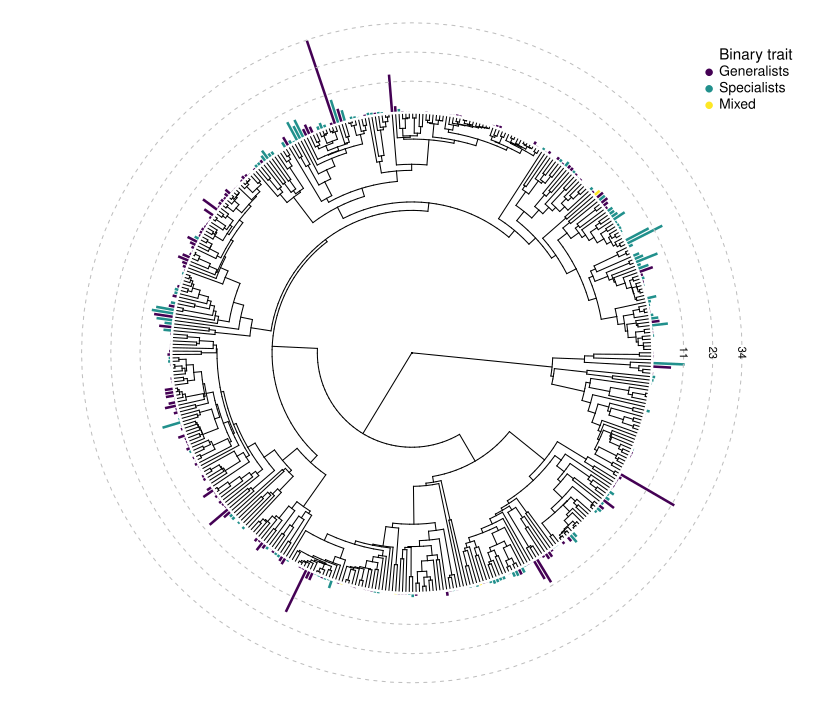

This figure's R source:
# Terrence Sylvester
# 28 August 2021
# pradakshanas@gmail.com

#load libraries
library(ape)
library(phytools)
library(plotrix)
library(ggplot2)

# helper functions
source("../rscripts/helper.functions.R")

#load data
load("../results/7a.Lepidoptera.branch.specific.rates.RData")

# make three data tables
tipRates <- tipChroms <- tipFeeding <- as.data.frame(matrix(data = NA,
                                                            ncol = 100,
                                                            nrow = Ntip(tree)))
# get colnames
colnames(tipRates) <- colnames(tipChroms) <- colnames(tipFeeding) <- paste("test",1:100)
# get row names
row.names(tipRates) <- row.names(tipChroms) <- row.names(tipFeeding) <- tree$tip.label
# fill each table

for(j in 1:100){
  tipRates[,j] <- final.results[[j]][row.names(tipRates),5]
  tipChroms[,j] <- final.results[[j]][row.names(tipChroms),2]
  tipFeeding[,j] <- final.results[[j]][row.names(tipFeeding),4]
}

# get the final result from all 100 runs
tipRateStat <- as.data.frame(matrix(data = NA,
                                    ncol = 5,
                                    nrow = Ntip(tree)))
colnames(tipRateStat) <- c("species", "genProb","chromNum","sdChrom","rate")
# fill
tipRateStat$species <- row.names(tipRates)
tipRateStat$genProb <- rowMeans(tipFeeding)
tipRateStat$rate <- rowMeans(tipRates)
tipRateStat$chromNum <- rowMeans(tipChroms)

# find species and rates with mixed binary trait
tipRateStat[tipRateStat$genProb > 0 & tipRateStat$genProb < 1,]

# assign a value to species that have a mixed binary trait
tipRateStat$genProb[tipRateStat$genProb > 0 & tipRateStat$genProb < 1] <- 2

for(i in 1:441){
  tipRateStat$sdChrom[i] <- sd(as.numeric(tipChroms[i,]))
}

# plot tree with branches
scale <- .9
plotTree.wBars(tree = tree,
               x = setNames(tipRateStat$rate + 2, tipRateStat$species),
               type = "fan",
               col = viridis::viridis(3, end = 0.8, alpha = .7)[tipRateStat$genProb+1],
               border = NA,
               lwd = 1,
               scale = scale,
               width = 1)
radi <- getRadius(scale = scale,
                  width = 1,
                  tree = tree,
                  tip.labels = FALSE,
                  trait.values = tipRateStat$rate + 2,
                  classes = 3)
# get radius for zero line
radi_0 <-  getRadius(scale = scale,
                     width = 1,
                     tree = tree,
                     tip.labels = FALSE,
                     trait.values = 2,
                     classes = 1)

#plot circles
draw.circle(x = 0,
            y = 0,
            radius = radi,
            nv=100,
            border="gray",
            col=NA,
            lty=2,
            density=NULL,
            angle=45,
            lwd=1)

# draw circle
draw.circle(x = 0,
            y = 0,
            radius = radi_0,
            nv=100,
            border="red",
            col=NA,
            lty=2,
            density=NULL,
            angle=45,
            lwd=1)

# add corresponding rate class for each rate
text(x = radi,
     y = rep(0, length(radi)),
     labels = round(as.numeric(names(radi))-2,0),
     srt = -90, 
     cex = 0.7,
     pos = 4)

text(x = radi_0,
     y = 0,
     labels = 0,
     srt = -90, 
     cex = 0.7,
     pos = 4)


# add legend
xPoints <- max(radi)

off <- 0.1

text(x = xPoints - (xPoints* off),
     y = xPoints - (xPoints* off),
     labels = "Binary trait",
     pos = 4,
     cex = .9)

points(x = rep(xPoints - (xPoints* off),3),
       y = c((xPoints - (xPoints* off)) - xPoints * 0.05,
             (xPoints - (xPoints* off)) - xPoints * 0.1,
             (xPoints - (xPoints* off)) - xPoints * 0.15),
       pch = 16,
       col = c(viridis::viridis(3,end = 0.8,direction = -1)[[2]],
               viridis::viridis(3,end = 0.8,direction = -1)[[1]],
               viridis::viridis(3,end = 0.8,direction = -1)[[3]]))
text(x = rep(xPoints - (xPoints* off),3),
     y = c((xPoints - (xPoints* off)) - xPoints * 0.05,
           (xPoints - (xPoints* off)) - xPoints * 0.1,
           (xPoints - (xPoints* off)) - xPoints * 0.15),
     labels = c("Generalists","Mixed", "Specialists"),
     pos = 4,
     cex = 0.8)

# non parametric t test
# all rates
wilcox.test(tipRateStat$rate ~ tipRateStat$genProb)
# highest rate removed
wilcox.test(tipRateStat$rate[-c(133)] ~ tipRateStat$genProb[-c(133)])
# top 3 rates removed
wilcox.test(tipRateStat$rate[-c(133,404,299)] ~ tipRateStat$genProb[-c(133,404,299)])
# top 5% removed
wilcox.test(tipRateStat$rate[(tipRateStat$rate <= quantile(tipRateStat$rate, 0.95))] ~ tipRateStat$genProb[(tipRateStat$rate <= quantile(tipRateStat$rate, 0.95))])
# only in top 5%
wilcox.test(tipRateStat$rate[(tipRateStat$rate > quantile(tipRateStat$rate, 0.95))] ~ tipRateStat$genProb[(tipRateStat$rate > quantile(tipRateStat$rate, 0.95))])

# log transformed dodged bar plot
ggplot(tipRateStat, aes(x = (rate)^2, 
                        fill = as.factor(genProb))) +
  geom_histogram(position = "dodge2",
                 binwidth = 25) +
  scale_fill_discrete("Larval feeding type",
                      labels = c("Specialists", "Generalists"), 
                      type = c("#f1a340","#998ec3")) +
  xlab(expression(paste("Species rate ", "(MY"^-1,")"))) + 
  ylab("Count") + 
  theme_bw()


# log transformed woth zero rates dodged bar plot
ggplot(tipRateStat, aes(x = log(rate + 1), 
                        fill = as.factor(genProb))) +
  geom_histogram(position = "dodge2",
                 binwidth = 0.25) +
  scale_fill_discrete("Larval feeding type",
                      labels = c("Specialists", "Generalists"), 
                      type = c("#f1a340","#998ec3")) +
  xlab(expression(paste("Species rate ", "(MY "^-1,")"))) + 
  ylab("Count") + 
  scale_x_continuous(breaks = log(c(0.01,0.1,1,10,100,1000)), 
                     labels = c(0.01,0.1,1,10,100,1000)) +
  theme_bw()

# square root transformed dodged bar plot
ggplot(tipRateStat, aes(x = sqrt(rate), 
                        fill = as.factor(genProb))) +
  geom_histogram(position = "dodge2",
                 binwidth = 0.25) +
  scale_fill_discrete("Larval feeding type",
                      labels = c("Specialists", "Generalists"), 
                      type = c("#f1a340","#998ec3")) +
  xlab(expression(paste("Species rate ", "(MY "^ -1,")"))) + 
  ylab("Count") + 
  scale_x_continuous(breaks = c(0,1,2,3,4,5,6,7,8,9,10,11,12), 
                     labels = c(0,1,4,9,16,25,36,49,64,81,100,121,144)) +
  theme_bw()
